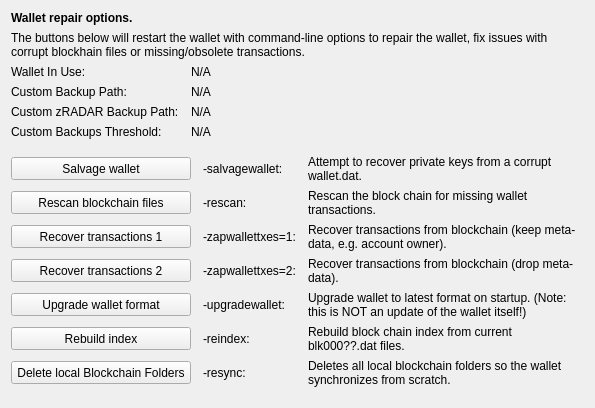
     <widget class="QWidget" name="tab_repair">
      <attribute name="title">
       <string>&amp;Wallet Repair</string>
      </attribute>
      <layout class="QGridLayout" name="gridLayout_4" columnstretch="0,0,0,0">
       <property name="horizontalSpacing">
        <number>12</number>
       </property>
       <item row="0" column="0" colspan="4">
        <widget class="QLabel" name="label_repair_header">
         <property name="font">
          <font>
           <weight>75</weight>
           <bold>true</bold>
          </font>
         </property>
         <property name="text">
          <string>Wallet repair options.</string>
         </property>
        </widget>
       </item>
       <item row="1" column="0" colspan="4">
        <widget class="QLabel" name="label_repair_helptext">
         <property name="font">
          <font>
           <weight>50</weight>
           <bold>false</bold>
          </font>
         </property>
         <property name="text">
          <string>The buttons below will restart the wallet with command-line options to repair the wallet, fix issues with corrupt blockhain files or missing/obsolete transactions.</string>
         </property>
         <property name="wordWrap">
          <bool>true</bool>
         </property>
        </widget>
       </item>
       <item row="2" column="0">
        <widget class="QLabel" name="wallet_path_label">
         <property name="text">
          <string>Wallet In Use:</string>
         </property>
        </widget>
       </item>
       <item row="2" column="1" colspan="3">
        <widget class="QLabel" name="wallet_path">
         <property name="cursor">
          <cursorShape>IBeamCursor</cursorShape>
         </property>
         <property name="text">
          <string>N/A</string>
         </property>
         <property name="textFormat">
          <enum>Qt::PlainText</enum>
         </property>
         <property name="textInteractionFlags">
          <set>Qt::LinksAccessibleByMouse|Qt::TextSelectableByKeyboard|Qt::TextSelectableByMouse</set>
         </property>
        </widget>
       </item>
       <item row="3" column="0">
        <widget class="QLabel" name="wallet_custombackuppath_label">
         <property name="text">
          <string>Custom Backup Path:</string>
         </property>
         <property name="visible">
          <bool>false</bool>
         </property>
        </widget>
       </item>
       <item row="3" column="1" colspan="3">
        <widget class="QLabel" name="wallet_custombackuppath">
         <property name="cursor">
          <cursorShape>IBeamCursor</cursorShape>
         </property>
         <property name="text">
          <string>N/A</string>
         </property>
         <property name="textFormat">
          <enum>Qt::PlainText</enum>
         </property>
         <property name="textInteractionFlags">
          <set>Qt::LinksAccessibleByMouse|Qt::TextSelectableByKeyboard|Qt::TextSelectableByMouse</set>
         </property>
         <property name="visible">
          <bool>false</bool>
         </property>
        </widget>
       </item>
       <item row="4" column="0">
        <widget class="QLabel" name="wallet_customzradarbackuppath_label">
         <property name="text">
          <string>Custom zRADAR Backup Path:</string>
         </property>
         <property name="visible">
          <bool>false</bool>
         </property>
        </widget>
       </item>
       <item row="4" column="1" colspan="3">
        <widget class="QLabel" name="wallet_customzradarbackuppath">
         <property name="cursor">
          <cursorShape>IBeamCursor</cursorShape>
         </property>
         <property name="text">
          <string>N/A</string>
         </property>
         <property name="textFormat">
          <enum>Qt::PlainText</enum>
         </property>
         <property name="textInteractionFlags">
          <set>Qt::LinksAccessibleByMouse|Qt::TextSelectableByKeyboard|Qt::TextSelectableByMouse</set>
         </property>
         <property name="visible">
          <bool>false</bool>
         </property>
        </widget>
       </item>
       <item row="5" column="0">
        <widget class="QLabel" name="wallet_custombackupthreshold_label">
         <property name="text">
          <string>Custom Backups Threshold:</string>
         </property>
         <property name="visible">
          <bool>false</bool>
         </property>
        </widget>
       </item>
       <item row="5" column="1" colspan="3">
        <widget class="QLabel" name="wallet_custombackupthreshold">
         <property name="cursor">
          <cursorShape>IBeamCursor</cursorShape>
         </property>
         <property name="text">
          <string>N/A</string>
         </property>
         <property name="textFormat">
          <enum>Qt::PlainText</enum>
         </property>
         <property name="textInteractionFlags">
          <set>Qt::LinksAccessibleByMouse|Qt::TextSelectableByKeyboard|Qt::TextSelectableByMouse</set>
         </property>
         <property name="visible">
          <bool>false</bool>
         </property>
        </widget>
       </item>
       <item row="6" column="0">
        <spacer name="verticalSpacer_repair1">
         <property name="orientation">
          <enum>Qt::Vertical</enum>
         </property>
         <property name="sizeHint" stdset="0">
          <size>
           <width>10</width>
           <height>10</height>
          </size>
         </property>
        </spacer>
       </item>
       <item row="7" column="0" colspan="2">
        <widget class="QPushButton" name="btn_salvagewallet">
         <property name="minimumSize">
          <size>
           <width>100</width>
           <height>23</height>
          </size>
         </property>
         <property name="text">
          <string>Salvage wallet</string>
         </property>
        </widget>
       </item>
       <item row="7" column="2">
        <widget class="QLabel" name="label_repair_salvage_command">
         <property name="text">
          <string notr="true">-salvagewallet:</string>
         </property>
        </widget>
       </item>
       <item row="7" column="3">
        <widget class="QLabel" name="label_repair_salvage">
         <property name="text">
          <string>Attempt to recover private keys from a corrupt wallet.dat.</string>
         </property>
         <property name="wordWrap">
          <bool>true</bool>
         </property>
        </widget>
       </item>
       <item row="8" column="0" colspan="2">
        <widget class="QPushButton" name="btn_rescan">
         <property name="minimumSize">
          <size>
           <width>100</width>
           <height>23</height>
          </size>
         </property>
         <property name="text">
          <string>Rescan blockchain files</string>
         </property>
        </widget>
       </item>
       <item row="8" column="2">
        <widget class="QLabel" name="label_repair_rescan_command">
         <property name="text">
          <string notr="true">-rescan:</string>
         </property>
        </widget>
       </item>
       <item row="8" column="3">
        <widget class="QLabel" name="label_repair_rescan">
         <property name="text">
          <string>Rescan the block chain for missing wallet transactions.</string>
         </property>
         <property name="wordWrap">
          <bool>true</bool>
         </property>
        </widget>
       </item>
       <item row="9" column="0" colspan="2">
        <widget class="QPushButton" name="btn_zapwallettxes1">
         <property name="minimumSize">
          <size>
           <width>100</width>
           <height>23</height>
          </size>
         </property>
         <property name="text">
          <string>Recover transactions 1</string>
         </property>
        </widget>
       </item>
       <item row="9" column="2">
        <widget class="QLabel" name="label_repair_zap1_command">
         <property name="text">
          <string notr="true">-zapwallettxes=1:</string>
         </property>
        </widget>
       </item>
       <item row="9" column="3">
        <widget class="QLabel" name="label_repair_zap1">
         <property name="text">
          <string>Recover transactions from blockchain (keep meta-data, e.g. account owner).</string>
         </property>
         <property name="wordWrap">
          <bool>true</bool>
         </property>
        </widget>
       </item>
       <item row="10" column="0" colspan="2">
        <widget class="QPushButton" name="btn_zapwallettxes2">
         <property name="minimumSize">
          <size>
           <width>100</width>
           <height>23</height>
          </size>
         </property>
         <property name="text">
          <string>Recover transactions 2</string>
         </property>
        </widget>
       </item>
       <item row="10" column="2">
        <widget class="QLabel" name="label_repair_zap2_command">
         <property name="text">
          <string notr="true">-zapwallettxes=2:</string>
         </property>
        </widget>
       </item>
       <item row="10" column="3">
        <widget class="QLabel" name="label_repair_zap2">
         <property name="text">
          <string>Recover transactions from blockchain (drop meta-data).</string>
         </property>
         <property name="wordWrap">
          <bool>true</bool>
         </property>
        </widget>
       </item>
       <item row="11" column="0" colspan="2">
        <widget class="QPushButton" name="btn_upgradewallet">
         <property name="minimumSize">
          <size>
           <width>100</width>
           <height>23</height>
          </size>
         </property>
         <property name="text">
          <string>Upgrade wallet format</string>
         </property>
        </widget>
       </item>
       <item row="11" column="2">
        <widget class="QLabel" name="label_repair_upgrade_command">
         <property name="text">
          <string notr="true">-upgradewallet:</string>
         </property>
        </widget>
       </item>
       <item row="11" column="3">
        <widget class="QLabel" name="label_repair_upgrade">
         <property name="text">
          <string>Upgrade wallet to latest format on startup. (Note: this is NOT an update of the wallet itself!)</string>
         </property>
         <property name="wordWrap">
          <bool>true</bool>
         </property>
        </widget>
       </item>
       <item row="12" column="0" colspan="2">
        <widget class="QPushButton" name="btn_reindex">
         <property name="minimumSize">
          <size>
           <width>100</width>
           <height>23</height>
          </size>
         </property>
         <property name="text">
          <string>Rebuild index</string>
         </property>
        </widget>
       </item>
       <item row="12" column="2">
        <widget class="QLabel" name="label_repair_reindex_command">
         <property name="text">
          <string notr="true">-reindex:</string>
         </property>
        </widget>
       </item>
       <item row="12" column="3">
        <widget class="QLabel" name="label_repair_reindex">
         <property name="text">
          <string>Rebuild block chain index from current blk000??.dat files.</string>
         </property>
         <property name="wordWrap">
          <bool>true</bool>
         </property>
        </widget>
       </item>
       <item row="13" column="0" colspan="2">
        <widget class="QPushButton" name="btn_resync">
         <property name="minimumSize">
          <size>
           <width>100</width>
           <height>23</height>
          </size>
         </property>
         <property name="text">
          <string>Delete local Blockchain Folders</string>
         </property>
        </widget>
       </item>
       <item row="13" column="2">
        <widget class="QLabel" name="label_repair_resync_command">
         <property name="text">
          <string>-resync:</string>
         </property>
        </widget>
       </item>
       <item row="13" column="3">
        <widget class="QLabel" name="label_repair_resync">
         <property name="text">
          <string>Deletes all local blockchain folders so the wallet synchronizes from scratch.</string>
         </property>
         <property name="wordWrap">
          <bool>true</bool>
         </property>
        </widget>
       </item>
       <item row="14" column="0">
        <spacer name="verticalSpacer_repair2">
         <property name="orientation">
          <enum>Qt::Vertical</enum>
         </property>
         <property name="sizeHint" stdset="0">
          <size>
           <width>20</width>
           <height>10</height>
          </size>
         </property>
        </spacer>
       </item>
      </layout>
     </widget>
